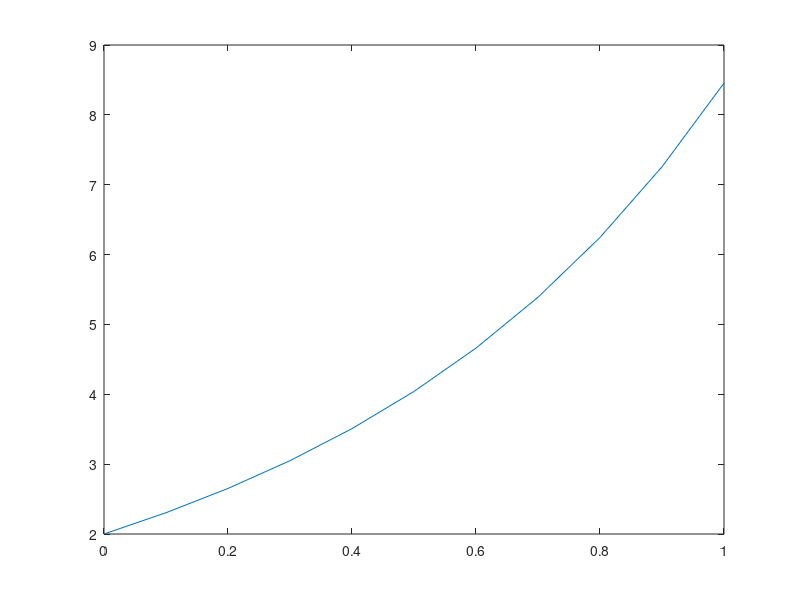

This chart was generated by the following MATLAB code:
function Runge_00
  clc
  clear
  m=@(x,y) 2*y-2*x-1
  x0=0; y0=2 ;h=0.1; w=1/2 ;
  x=0:h:1 ;
  n=length(x) ;
  y=zeros(1,n) ;
  y(1)=y0 ;
  for i=1:n-1
    k1=h*feval(m,x(i),y(i));
    tg=x(i)+h/2*w ;
    yg=y(i)+k1/2*w ;
    k2=h*feval(m,tg,yg) ;
    y(i+1)=y(i)+(1-w)*k1+w*k2 ;
  end
  plot(x,y)
end
